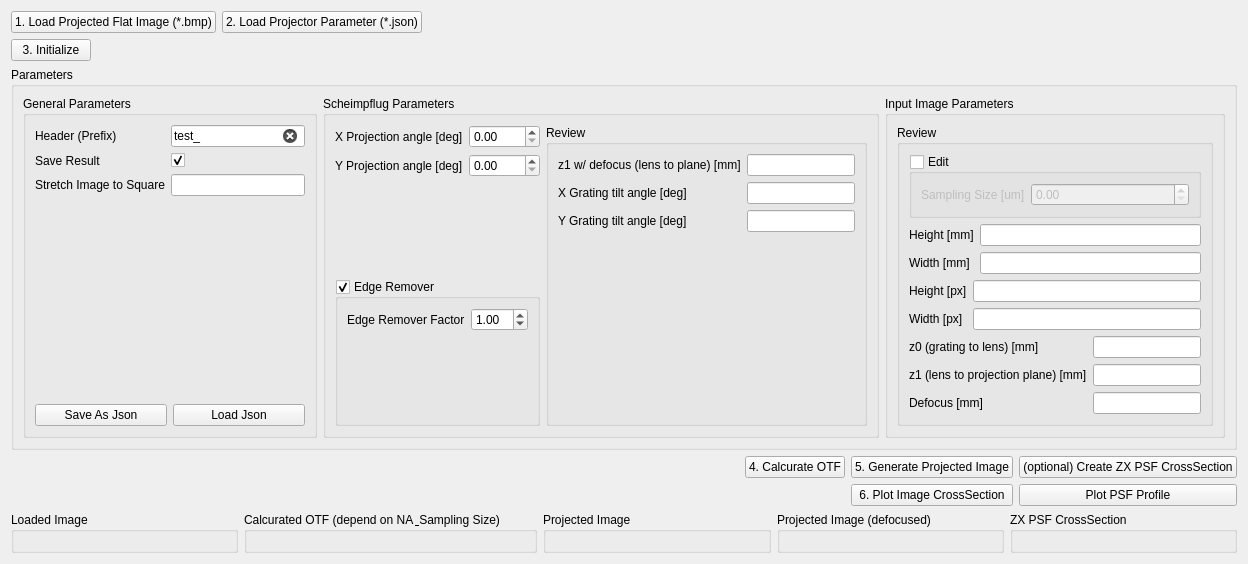
      <widget class="QWidget" name="tab_3">
       <attribute name="title">
        <string>Apply Scheimpflug Wizard</string>
       </attribute>
       <layout class="QVBoxLayout" name="verticalLayout_14">
        <item>
         <layout class="QHBoxLayout" name="horizontalLayout_37">
          <item>
           <widget class="QPushButton" name="aswLoadProjectedFlatImagePushButton">
            <property name="text">
             <string>1. Load Projected Flat Image (*.bmp)</string>
            </property>
           </widget>
          </item>
          <item>
           <widget class="QPushButton" name="aswLoadProjectorParamsPushButton">
            <property name="text">
             <string>2. Load Projector Parameter (*.json)</string>
            </property>
           </widget>
          </item>
          <item>
           <spacer name="horizontalSpacer_12">
            <property name="orientation">
             <enum>Qt::Orientation::Horizontal</enum>
            </property>
            <property name="sizeHint" stdset="0">
             <size>
              <width>40</width>
              <height>20</height>
             </size>
            </property>
           </spacer>
          </item>
         </layout>
        </item>
        <item>
         <layout class="QHBoxLayout" name="horizontalLayout_40">
          <item>
           <widget class="QPushButton" name="aswInitializePushButton">
            <property name="text">
             <string>3. Initialize</string>
            </property>
           </widget>
          </item>
          <item>
           <spacer name="horizontalSpacer_13">
            <property name="orientation">
             <enum>Qt::Orientation::Horizontal</enum>
            </property>
            <property name="sizeHint" stdset="0">
             <size>
              <width>40</width>
              <height>20</height>
             </size>
            </property>
           </spacer>
          </item>
         </layout>
        </item>
        <item>
         <widget class="QGroupBox" name="microscopeParamsGroupBox_4">
          <property name="title">
           <string>Parameters</string>
          </property>
          <layout class="QHBoxLayout" name="horizontalLayout_41">
           <item>
            <widget class="QGroupBox" name="groupBox_31">
             <property name="title">
              <string>General Parameters</string>
             </property>
             <layout class="QGridLayout" name="gridLayout_49">
              <item row="1" column="0">
               <layout class="QHBoxLayout" name="horizontalLayout_43">
                <item>
                 <widget class="QPushButton" name="prjPushButton_save_2">
                  <property name="text">
                   <string>Save As Json</string>
                  </property>
                 </widget>
                </item>
                <item>
                 <widget class="QPushButton" name="prjPushButton_load_2">
                  <property name="text">
                   <string>Load Json</string>
                  </property>
                 </widget>
                </item>
               </layout>
              </item>
              <item row="0" column="0">
               <layout class="QFormLayout" name="formLayout_31">
                <item row="0" column="0">
                 <widget class="QLabel" name="headerPrefixLabel_2">
                  <property name="text">
                   <string>Header (Prefix)</string>
                  </property>
                 </widget>
                </item>
                <item row="0" column="1">
                 <widget class="QLineEdit" name="prjHeaderPrefixLineEdit_2">
                  <property name="text">
                   <string>test_</string>
                  </property>
                  <property name="placeholderText">
                   <string>test_</string>
                  </property>
                  <property name="clearButtonEnabled">
                   <bool>true</bool>
                  </property>
                 </widget>
                </item>
                <item row="1" column="0">
                 <widget class="QLabel" name="saveResultLabel_5">
                  <property name="text">
                   <string>Save Result</string>
                  </property>
                 </widget>
                </item>
                <item row="1" column="1">
                 <widget class="QCheckBox" name="prjSaveResultCheckBox_2">
                  <property name="checked">
                   <bool>true</bool>
                  </property>
                 </widget>
                </item>
                <item row="2" column="0">
                 <widget class="QLabel" name="stretchImageToSquareLabel">
                  <property name="text">
                   <string>Stretch Image to Square</string>
                  </property>
                 </widget>
                </item>
                <item row="2" column="1">
                 <widget class="QLineEdit" name="stretchImageToSquareLineEdit"/>
                </item>
               </layout>
              </item>
             </layout>
            </widget>
           </item>
           <item>
            <widget class="QGroupBox" name="groupBox_32">
             <property name="title">
              <string>Scheimpflug Parameters</string>
             </property>
             <layout class="QHBoxLayout" name="horizontalLayout_44">
              <item>
               <layout class="QVBoxLayout" name="verticalLayout_10">
                <item>
                 <layout class="QFormLayout" name="formLayout_33">
                  <item row="0" column="0">
                   <widget class="QLabel" name="xProjectionAngleDegLabel">
                    <property name="text">
                     <string>X Projection angle [deg]</string>
                    </property>
                   </widget>
                  </item>
                  <item row="0" column="1">
                   <widget class="QDoubleSpinBox" name="xProjectionAngleDegDoubleSpinBox"/>
                  </item>
                  <item row="1" column="0">
                   <widget class="QLabel" name="yProjectionAngleDegLabel">
                    <property name="text">
                     <string>Y Projection angle [deg]</string>
                    </property>
                   </widget>
                  </item>
                  <item row="1" column="1">
                   <widget class="QDoubleSpinBox" name="yProjectionAngleDegDoubleSpinBox"/>
                  </item>
                 </layout>
                </item>
                <item>
                 <widget class="QGroupBox" name="prjEdgeRemoverGroupBox_2">
                  <property name="title">
                   <string>Edge Remover</string>
                  </property>
                  <property name="checkable">
                   <bool>true</bool>
                  </property>
                  <layout class="QGridLayout" name="gridLayout_50">
                   <item row="0" column="0">
                    <layout class="QFormLayout" name="formLayout_34">
                     <item row="0" column="0">
                      <widget class="QLabel" name="edgeRemoverFactorLabel_2">
                       <property name="text">
                        <string>Edge Remover Factor</string>
                       </property>
                      </widget>
                     </item>
                     <item row="0" column="1">
                      <widget class="QDoubleSpinBox" name="prjEdgeRemoverFactorDoubleSpinBox_2">
                       <property name="value">
                        <double>1.000000000000000</double>
                       </property>
                      </widget>
                     </item>
                    </layout>
                   </item>
                  </layout>
                 </widget>
                </item>
               </layout>
              </item>
              <item>
               <widget class="QGroupBox" name="groupBox_33">
                <property name="title">
                 <string>Review</string>
                </property>
                <layout class="QVBoxLayout" name="verticalLayout_11">
                 <item>
                  <layout class="QFormLayout" name="formLayout_35">
                   <item row="0" column="0">
                    <widget class="QLabel" name="z1WDefocusLensToPlaneMmLabel">
                     <property name="text">
                      <string>z1 w/ defocus (lens to plane) [mm]</string>
                     </property>
                    </widget>
                   </item>
                   <item row="0" column="1">
                    <widget class="QLineEdit" name="z1WDefocusLensToPlaneMmLineEdit"/>
                   </item>
                   <item row="1" column="0">
                    <widget class="QLabel" name="xGratingTiltAngleDegLabel">
                     <property name="text">
                      <string>X Grating tilt angle [deg]</string>
                     </property>
                    </widget>
                   </item>
                   <item row="1" column="1">
                    <widget class="QLineEdit" name="xGratingTiltAngleDegLineEdit"/>
                   </item>
                   <item row="2" column="0">
                    <widget class="QLabel" name="yGratingTiltAngleDegLabel">
                     <property name="text">
                      <string>Y Grating tilt angle [deg]</string>
                     </property>
                    </widget>
                   </item>
                   <item row="2" column="1">
                    <widget class="QLineEdit" name="yGratingTiltAngleDegLineEdit"/>
                   </item>
                  </layout>
                 </item>
                </layout>
               </widget>
              </item>
             </layout>
            </widget>
           </item>
           <item>
            <widget class="QGroupBox" name="groupBox_25">
             <property name="title">
              <string>Input Image Parameters</string>
             </property>
             <layout class="QVBoxLayout" name="verticalLayout_12">
              <item>
               <widget class="QGroupBox" name="groupBox_34">
                <property name="title">
                 <string>Review</string>
                </property>
                <layout class="QVBoxLayout" name="verticalLayout_13">
                 <item>
                  <widget class="QGroupBox" name="prjCustomImagePropertyGroupBox_2">
                   <property name="title">
                    <string>Edit</string>
                   </property>
                   <property name="checkable">
                    <bool>true</bool>
                   </property>
                   <property name="checked">
                    <bool>false</bool>
                   </property>
                   <layout class="QGridLayout" name="gridLayout_52">
                    <item row="0" column="0">
                     <layout class="QFormLayout" name="formLayout_36">
                      <item row="0" column="0">
                       <widget class="QLabel" name="samplingSizeUmLabel_4">
                        <property name="text">
                         <string>Sampling Size [um]</string>
                        </property>
                       </widget>
                      </item>
                      <item row="0" column="1">
                       <widget class="QDoubleSpinBox" name="prjSamplingSizeUmDoubleSpinBox_2"/>
                      </item>
                     </layout>
                    </item>
                   </layout>
                  </widget>
                 </item>
                 <item>
                  <layout class="QFormLayout" name="formLayout_37">
                   <item row="0" column="0">
                    <widget class="QLabel" name="heightMmLabel_4">
                     <property name="text">
                      <string>Height [mm]</string>
                     </property>
                    </widget>
                   </item>
                   <item row="0" column="1">
                    <widget class="QLineEdit" name="prjHeightMmLineEdit_2">
                     <property name="readOnly">
                      <bool>true</bool>
                     </property>
                    </widget>
                   </item>
                   <item row="1" column="0">
                    <widget class="QLabel" name="widthMmLabel_4">
                     <property name="text">
                      <string>Width [mm]</string>
                     </property>
                    </widget>
                   </item>
                   <item row="1" column="1">
                    <widget class="QLineEdit" name="prjWidthMmLineEdit_2">
                     <property name="readOnly">
                      <bool>true</bool>
                     </property>
                    </widget>
                   </item>
                  </layout>
                 </item>
                 <item>
                  <layout class="QFormLayout" name="formLayout_38">
                   <item row="0" column="0">
                    <widget class="QLabel" name="heightPxLabel_4">
                     <property name="text">
                      <string>Height [px]</string>
                     </property>
                    </widget>
                   </item>
                   <item row="0" column="1">
                    <widget class="QLineEdit" name="prjHeightPxLineEdit_2">
                     <property name="readOnly">
                      <bool>true</bool>
                     </property>
                    </widget>
                   </item>
                   <item row="1" column="0">
                    <widget class="QLabel" name="widthPxLabel_4">
                     <property name="text">
                      <string>Width [px]</string>
                     </property>
                    </widget>
                   </item>
                   <item row="1" column="1">
                    <widget class="QLineEdit" name="prjWidthPxLineEdit_2">
                     <property name="readOnly">
                      <bool>true</bool>
                     </property>
                    </widget>
                   </item>
                  </layout>
                 </item>
                 <item>
                  <layout class="QFormLayout" name="formLayout_32">
                   <item row="0" column="0">
                    <widget class="QLabel" name="z0GratingToLensMmLabel_2">
                     <property name="text">
                      <string>z0 (grating to lens) [mm]</string>
                     </property>
                    </widget>
                   </item>
                   <item row="0" column="1">
                    <widget class="QLineEdit" name="z0GratingToLensMmLineEdit"/>
                   </item>
                   <item row="1" column="0">
                    <widget class="QLabel" name="z1LensToProjectionPlaneMmLabel_2">
                     <property name="text">
                      <string>z1 (lens to projection plane) [mm]</string>
                     </property>
                    </widget>
                   </item>
                   <item row="1" column="1">
                    <widget class="QLineEdit" name="z1LensToProjectionPlaneMmLineEdit"/>
                   </item>
                   <item row="2" column="0">
                    <widget class="QLabel" name="defocusMmLabel_2">
                     <property name="text">
                      <string>Defocus [mm]</string>
                     </property>
                    </widget>
                   </item>
                   <item row="2" column="1">
                    <widget class="QLineEdit" name="defocusMmLineEdit_2"/>
                   </item>
                  </layout>
                 </item>
                </layout>
               </widget>
              </item>
             </layout>
            </widget>
           </item>
          </layout>
         </widget>
        </item>
        <item>
         <layout class="QGridLayout" name="gridLayout_54">
          <item row="0" column="1">
           <widget class="QPushButton" name="prjOTFPushButton_2">
            <property name="text">
             <string>4. Calcurate OTF</string>
            </property>
           </widget>
          </item>
          <item row="1" column="2">
           <widget class="QPushButton" name="prjPlotImageCrsPushButton_2">
            <property name="text">
             <string>6. Plot Image CrossSection</string>
            </property>
           </widget>
          </item>
          <item row="0" column="2">
           <widget class="QPushButton" name="prjRunPushButton_2">
            <property name="text">
             <string>5. Generate Projected Image</string>
            </property>
           </widget>
          </item>
          <item row="0" column="4">
           <widget class="QPushButton" name="prjPSFcrsPushButton_2">
            <property name="text">
             <string>(optional) Create ZX PSF CrossSection</string>
            </property>
           </widget>
          </item>
          <item row="0" column="0">
           <spacer name="horizontalSpacer_14">
            <property name="orientation">
             <enum>Qt::Orientation::Horizontal</enum>
            </property>
            <property name="sizeHint" stdset="0">
             <size>
              <width>40</width>
              <height>20</height>
             </size>
            </property>
           </spacer>
          </item>
          <item row="1" column="4">
           <widget class="QPushButton" name="prjPlotPSFCrspushButton_2">
            <property name="text">
             <string>Plot PSF Profile</string>
            </property>
           </widget>
          </item>
         </layout>
        </item>
        <item>
         <layout class="QGridLayout" name="gridLayout_55">
          <item row="0" column="1">
           <widget class="QGroupBox" name="prjCalcuratedOTFGroupBox_2">
            <property name="title">
             <string>Calcurated OTF (depend on NA &amp; Sampling Size)</string>
            </property>
            <layout class="QGridLayout" name="gridLayout_60"/>
           </widget>
          </item>
          <item row="0" column="4">
           <widget class="QGroupBox" name="prjPSFcrsGroupBox_2">
            <property name="title">
             <string>ZX PSF CrossSection</string>
            </property>
            <layout class="QGridLayout" name="gridLayout_58"/>
           </widget>
          </item>
          <item row="0" column="2">
           <widget class="QGroupBox" name="prjResultProjectedImageGroupBox_2">
            <property name="title">
             <string>Projected Image</string>
            </property>
            <layout class="QGridLayout" name="gridLayout_57"/>
           </widget>
          </item>
          <item row="0" column="3">
           <widget class="QGroupBox" name="prjResultDefocusedImageGroupBox_2">
            <property name="title">
             <string>Projected Image (defocused)</string>
            </property>
            <layout class="QGridLayout" name="gridLayout_59"/>
           </widget>
          </item>
          <item row="0" column="0">
           <widget class="QGroupBox" name="prjLoadedImageGroupBox_2">
            <property name="title">
             <string>Loaded Image</string>
            </property>
            <layout class="QGridLayout" name="gridLayout_56"/>
           </widget>
          </item>
         </layout>
        </item>
       </layout>
      </widget>
